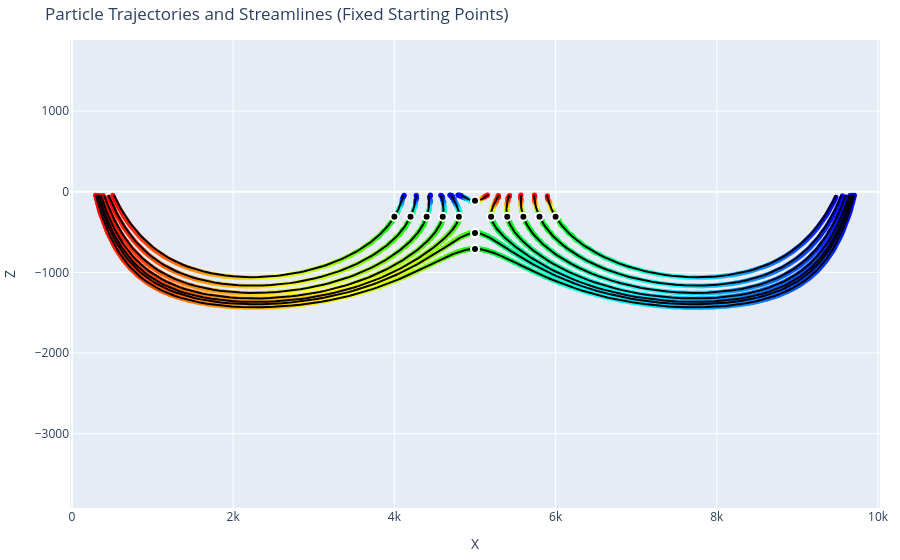

The notebook cell saved with this chart:
### Code cell
#Step 6-4:Generate basin-scale particles trajectories across specified points, accompanied by streamlines under average field. 
#Particles are released from t=0.75P
import numpy as np
import os
import pandas as pd
from numba import jit, prange
import plotly.graph_objects as go

# Parameter settings (ensure these are already defined)
params = {
    'p': 3, 'q': 3, 'HRx': 6, 'HLx': 3, 'D': -2000, 'a': 2/3, 'b': 1/3,
    'LX': 10000, 'LY': 10000, 'TauD': 4e-4
}

# Extract parameters
p, q, HRx, HLx, D, a, b, TauD = [params[k] for k in ('p', 'q', 'HRx', 'HLx', 'D', 'a', 'b', 'TauD')]
LX, LY = params['LX'], params['LY']

# Precompute mesh grid and cosine values
mesh_x, mesh_z = 101, 101
x_range = np.linspace(0, LX, mesh_x)
z_range = np.linspace(D, 0, mesh_z)
b1 = np.cos(np.pi * x_range / LX)
b2 = np.cos(p * np.pi * x_range / LX)

# Precompute cosh values for efficiency
c1 = np.cosh(np.pi * D / LX)
c2 = np.cosh(p * np.pi * D / LX)

@jit(nopython=True, parallel=True)
def compute_J(e1, e2):
    """Calculate the J matrix and related variables in 2D (x, z) space."""
    J = np.zeros((mesh_x, mesh_z))
    for i in prange(mesh_x):
        for k in prange(mesh_z):
            hA = HRx - HRx * b1[i] * np.cosh(np.pi * (z_range[k] - D) / LX) / c1
            hB = HLx - HLx * b2[i] * np.cosh(p * np.pi * (z_range[k] - D) / LX) / c2
            g1, g2 = 0.0, 0.0
            for n in range(1, 1000):  
                k1, an = (-1) ** (n - 1), (2 * n - 1) * np.pi / 2
                b0 = np.cos(an * (z_range[k] - D) / D)
                f1 = D * (k1 * an * b0 * (1 / an**2 + (an**2 * e1 + 2 * np.pi * TauD * e2) / (an**4 + 4 * np.pi**2 * TauD**2)))
                g1 += f1
                k2, d1 = (-1) ** n, an**2 + (p * np.pi * D / LX)**2
                f2 = D * (k2 * an * b0 * (1 / d1 + (d1 * e1 + 2 * np.pi * TauD * e2) / (d1**2 + 4 * np.pi**2 * TauD**2)))
                g2 += f2               
            hC = HLx * g1 / D + HLx * b2[i] * g2 / D
            J[i, k] = hA + a * hB + b * hC
    return J

def calculate_fields(tp):
    e1 = np.cos(2 * np.pi * tp)
    e2 = np.sin(2 * np.pi * tp)
    J = compute_J(e1, e2)
    dx, dz = x_range[1] - x_range[0], z_range[1] - z_range[0]
    grad_x, grad_z = np.gradient(J, dx, dz)
    vx, vz = -100000 * grad_x, -100000 * grad_z
    H = J  # Hydraulic head (H) is equivalent to J
    return H, vx, vz  # Removed UU from the return statement

# Function to get velocity components at a specific point (x, z) without recalculating the entire field each time
def get_velocity_components(vx, vz, x, z):
    """Retrieve the velocity components at a specific point (x, z)."""
    ix = np.abs(x_range - x).argmin()
    iz = np.abs(z_range - z).argmin()
    return vx[ix, iz], vz[ix, iz]

def track_particles(tracking_points, tp_start, tp_end, step_size, x_range=(0, 10000), z_range=(-2000, -40)):
    positions = []
    # Precompute the velocity fields for all time points once and store them in a dictionary
    if step_size > 0:
        time_points = np.round(np.arange(tp_start, tp_end + step_size, step_size), decimals=2)
    else:
        time_points = np.round(np.arange(tp_start, tp_end - step_size, step_size), decimals=2)  # For backward tracking

    velocity_fields = {tp: calculate_fields(tp)[1:] for tp in time_points}
    
    for x_start, z_start in tracking_points:
        x, z = x_start, z_start
        traj = [(x, z, tp_start)]
        
        if step_size > 0:
            iter_time_points = time_points[time_points > tp_start]
        else:
            iter_time_points = time_points[time_points < tp_start]  # For backward tracking
        
        for tp in iter_time_points:
            try:
                vx, vz = velocity_fields[tp]
            except KeyError as e:
                print(f"KeyError encountered: {e}. Available keys: {list(velocity_fields.keys())}")
                raise
            vx_at_point, vz_at_point = get_velocity_components(vx, vz, x, z)
            x_new, z_new = x + vx_at_point * step_size, z + vz_at_point * step_size
            
            if not (x_range[0] <= x_new <= x_range[1] and z_range[0] <= z_new <= z_range[1]):
                break
            
            traj.append((x_new, z_new, tp))
            x, z = x_new, z_new
        
        positions.append(np.array(traj))
    
    return positions

# Set initial particle position and time parameters
tp_start, tp_end, step_size = 0.75, 50, 0.1
tp_back_start, tp_back_end, step_back_size = 0.75, -50, -0.1

# Define the fixed tracking points
tracking_points = [
    (4000, -310), (4200, -310),(4400, -310),(4600, -310),(4800, -310),
    (5200, -310), (5400, -310),(5600, -310),(5800, -310),(6000, -310),
    (5000, -510), (5000, -710),(5000, -110)]

# Track particles for the specified tracking points using the optimized function
all_trajectories = track_particles(tracking_points, tp_start, tp_end, step_size)
all_backward_trajectories = track_particles(tracking_points, tp_back_start, tp_back_end, step_back_size)
    
# Function to load tracked streamlines from CSV
def load_tracked_streamlines(csv_filename):
    df = pd.read_csv(csv_filename)
    streamlines = []
    for streamline_id in df['streamline_id'].unique():
        streamline_data = df[df['streamline_id'] == streamline_id][['x', 'z']].values
        streamlines.append(streamline_data)
    return streamlines

# Load tracked streamlines from CSV
current_working_dir = os.getcwd()
result_folder = os.path.join(current_working_dir, 'results')
csv_filename = os.path.join(result_folder, 'tracked_streamlines.csv')
streamlines = load_tracked_streamlines(csv_filename)

# Plotting setup
fig = go.Figure()

# Color scales for forward and backward trajectories
colorscale_forward = [[0, 'rgba(0, 255, 0, 1)'], [0.5, 'rgba(255, 255, 0, 0.5)'], [1, 'rgba(255, 0, 0, 1)']]
colorscale_backward = [[0, 'rgba(0, 0, 255, 1)'], [0.5, 'rgba(0, 255, 255, 0.5)'], [1, 'rgba(0, 255, 0, 1)']]

# Add traces for forward and backward trajectories
for traj, colorscale in zip([all_trajectories, all_backward_trajectories], [colorscale_forward, colorscale_backward]):
    for path in traj:
        fig.add_trace(go.Scatter(
            x=path[:, 0], 
            y=path[:, 1], 
            mode='lines+markers',
            marker=dict(size=5, color=path[:, 2], colorscale=colorscale, showscale=False),
            name='Forward' if traj is all_trajectories else 'Backward'
        ))

# Plot tracked streamlines
for streamline in streamlines:
    fig.add_trace(go.Scatter(
        x=streamline[:, 0], 
        y=streamline[:, 1], 
        mode='lines', 
        line=dict(width=2, color='black'),
        name='Streamline'
    ))

# Add starting points as black filled circles
start_points_x = [point[0] for point in tracking_points]
start_points_z = [point[1] for point in tracking_points]

fig.add_trace(go.Scatter(
    x=start_points_x,
    y=start_points_z,
    mode='markers',
    marker=dict(size=8, color='black', symbol='circle', line=dict(width=2, color='white')),
    name='Starting Points'
))

# Update layout
fig.update_layout(
    title="Particle Trajectories and Streamlines (Fixed Starting Points)",
    xaxis_title='X',
    yaxis_title='Z',
    margin=dict(r=10, l=10, b=10, t=40),
    xaxis=dict(range=[0, 10000]),
    yaxis=dict(range=[-2000, -40], scaleanchor="x", scaleratio=1),
    showlegend=False
)

# Custom color bar for both forward and backward trajectories
fig.update_coloraxes(
    colorscale=[[0, '#0000FF'], [0.5, '#00FF00'], [1, '#FF0000']],
    cmin=-50,
    cmax=50,
    colorbar=dict(
        title='Time (tp)',
        tickvals=[-50, -25, 0, 25, 50],
        ticktext=['-50', '-25', '0', '25', '50']
    )
)

# Show the plot
fig.show()

# Save the plot as an HTML file
html_filename = os.path.join(result_folder, 'basin_scale_particle_trajectories_with_streamlines_taud_4e-4_0.75P.html')
fig.write_html(html_filename)

# Optionally, save the trajectory to a CSV file
#csv_filename = os.path.join(result_folder, 'basin_scale_particle_trajectories_with_streamlines_taud_4e-4_0.75P.csv')
#np.savetxt(csv_filename, np.vstack([traj.reshape(-1, 3) for traj in all_trajectories + all_backward_trajectories]), delimiter=',', header='x,z,tp', comments='')

print(f"Particle trajectories and streamlines for fixed starting points have been calculated and saved to {html_filename} and {csv_filename}.")
